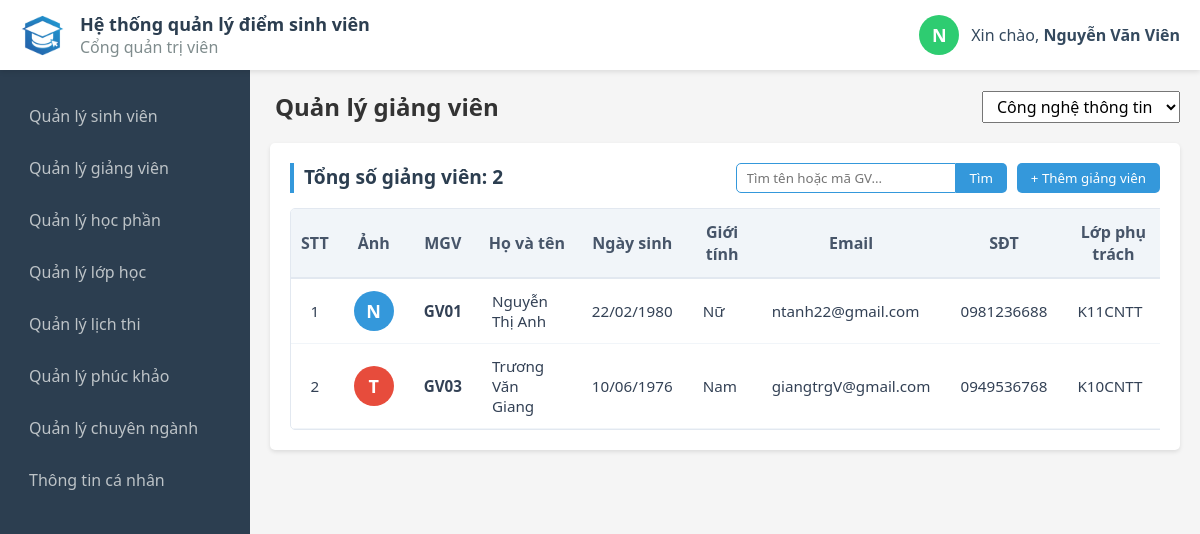
The page /admin/teacher.php?faculty=1 (signed in) on the database its author committed.
### tables this page shows
CREATE TABLE `profile` (
  `id` int(4) NOT NULL,
  `account_id` int(4) NOT NULL,
  `avatar` varchar(255) DEFAULT NULL,
  `first_name` varchar(10) NOT NULL,
  `last_name` varchar(20) NOT NULL,
  `dob` date NOT NULL,
  `gender` enum('Nam','Nữ','Khác') NOT NULL,
  `email` varchar(30) DEFAULT NULL,
  `phone` varchar(10) DEFAULT NULL,
  `address` varchar(50) DEFAULT NULL,
  `year` varchar(10) DEFAULT NULL,
  `academic_year` varchar(15) DEFAULT NULL,
  `faculty_id` int(11) DEFAULT NULL,
  `major_id` int(11) DEFAULT NULL
);

CREATE TABLE `account` (
  `id` int(4) NOT NULL,
  `code` varchar(5) NOT NULL,
  `username` varchar(20) NOT NULL,
  `password` varchar(255) NOT NULL,
  `password_hint` varchar(16) NOT NULL,
  `role` enum('admin','teacher','student') NOT NULL DEFAULT 'student'
);

### admin/teacher.php (the view, shortened to what this page needs)
<?php
require '../db_connection.php';
$search = isset($_GET['search']) ? mysqli_real_escape_string($conn, $_GET['search']) : '';
$faculty_id = isset($_GET['faculty']) ? mysqli_real_escape_string($conn, $_GET['faculty']) : '';
$sql_gv = "SELECT p.*,
               CONCAT_WS(' ', p.last_name, p.first_name) AS fullname,
               a.code, a.role
        FROM profile p
        INNER JOIN account a ON p.account_id = a.id
        WHERE a.role = 'teacher'";
if ($faculty_id !== '') {
    $sql_gv .= " AND p.faculty_id = '$faculty_id'";
}
$sql_gv .= " ORDER BY a.code ASC";
$result_gv = mysqli_query($conn, $sql_gv);
$total_teachers = mysqli_num_rows($result_gv);
$faculties_res = mysqli_query($conn, "SELECT * FROM faculties ORDER BY faculty_name ASC");
$faculties = [];
while($f = mysqli_fetch_assoc($faculties_res)) {
    $faculties[] = $f;
}
?>
<!DOCTYPE html>
<html lang="en">
<head>
    <link rel="stylesheet" href="../css/admin.css">
</head>
<body>
    <?php include 'header.php' ?>
    <main class="main-container">
        <div class="title-container">
            <h2>Quản lý giảng viên</h2>
            <div class="filter-group">
                <select id="faculty-select" onchange="filterByFaculty(this.value)">
                    <?php foreach($faculties as $f): ?> <option value="<?= $f['id'] ?>" <?= ($faculty_id == $f['id']) ? 'selected' : '' ?>>
                            <?= htmlspecialchars($f['faculty_name']) ?>
                        </option>
                    <?php endforeach; ?>
                </select>
            </div>
        </div>
        <div class="table-container">
            <div class="table-card">
                <div class="table-title">
                    <h3>Tổng số giảng viên: <span class="sv-count"><?= $total_teachers ?></span></h3>
                    <div class="table-btn">
                        <form action="" method="GET" class="search-form">
                            <input type="text" name="search" placeholder="Tìm tên hoặc mã GV..."
                                value="<?= htmlspecialchars($search) ?>">
                            <button type="submit" class="btn-search">Tìm</button>
                        </form>
                        <button class="btn-add" onclick="openAddModal()">+ Thêm giảng viên</button>
                    </div>
                </div>
                <div class="sv-table">
                    <table>
                        <thead>
                            <tr>
                                <th>STT</th>
                                <th>Ảnh</th>
                                <th>MGV</th>
                                <th>Họ và tên</th>
                                <th>Ngày sinh</th>
                                <th>Giới tính</th>
                                <th>Email</th>
                                <th>SĐT</th>
                                <th>Lớp phụ trách</th>
                            </tr>
                        </thead>
                        <tbody>
                            <?php
                                if ($total_teachers > 0):
                                    $stt = 1;
                                    while ($row = mysqli_fetch_assoc($result_gv)):
                            ?>
                                <tr>
                                    <td style="text-align: center;"><?= $stt++ ?></td>
                                    <td>
                                        <?php
                                            $display_name = !empty($row['fullname']) ? $row['fullname'] : ($row['code'] ?? 'S');
                                            $first_letter = mb_strtoupper(mb_substr($display_name, 0, 1, 'UTF-8'), 'UTF-8');
                                            $palette = ['#1abc9c', '#2ecc71', '#3498db', '#9b59b6', '#f1c40f', '#e67e22', '#e74c3c', '#34495e'];
                                            $color_index = $row['account_id'] % count($palette);
                                            $bg_color = $palette[$color_index];
                                            $avatar_url = "../uploads/" . $row['avatar'];
                                            $has_avatar = !empty($row['avatar']) && file_exists($avatar_url);
                                        ?>
                                        <div class="avatar-circle" style="background-color: <?= $bg_color ?>;">
                                            <?php if ($has_avatar): ?>
                                                <img src="<?= $avatar_url ?>" style="width: 100%; height: 100%; object-fit: cover;">
                                            <?php else: ?>
                                                <span><?= $first_letter ?></span>
                                            <?php endif; ?>
                                        </div>
                                    </td>
                                    <td><strong><?= htmlspecialchars($row['code']) ?></strong></td>
                                    <td><?= htmlspecialchars($row['fullname']) ?></td>
                                    <td><?= !empty($row['dob']) ? date('d/m/Y', strtotime($row['dob'])) : '---' ?></td>
                                    <td>
                                        <?php
                                            if($row['gender'] == 'Nam') echo 'Nam';
                                            elseif($row['gender'] == 'Nữ') echo 'Nữ';
                                            else echo 'Khác';
                                        ?>
                                    </td>
                                    <td><?= htmlspecialchars($row['email']) ?></td>
                                    <td><?= htmlspecialchars($row['phone']) ?></td>
                                    <td><?= htmlspecialchars($row['year']) ?></td>
                                </tr>
                            <?php
                                endwhile;
                            endif; ?>
                        </tbody>
                    </table>
                </div>
            </div>
        </div>
    </main>
</body>
</html>

### admin/header.php (shortened to what this page needs)
<?php
require '../db_connection.php';
$user_id  = $_SESSION['id'] ?? 0;
$username = $_SESSION['username'] ?? 'user';
$full_name = "Chưa cập nhật";
$avatar_from_db = "";
if ($user_id > 0) {
    $sql = "SELECT p.first_name, p.last_name, p.avatar
            FROM account a
            LEFT JOIN profile p ON a.id = p.account_id
            WHERE a.id = ?";
    $stmt = $conn->prepare($sql);
    $stmt->bind_param("i", $user_id);
    $stmt->execute();
    $result = $stmt->get_result();
    if ($row = $result->fetch_assoc()) {
        $fname = trim($row['first_name'] ?? '');
        $lname = trim($row['last_name'] ?? '');
        if ($fname !== '' || $lname !== '') {
            $full_name = trim($lname . ' ' . $fname);
        }
    }
}
$first_letter = mb_strtoupper(mb_substr($full_name !== "Chưa cập nhật" ? $full_name : $username, 0, 1, 'UTF-8'), 'UTF-8');
$palette = ['#1abc9c', '#2ecc71', '#3498db', '#9b59b6', '#f1c40f', '#e67e22', '#e74c3c', '#34495e'];
$color_index = $user_id % count($palette);
$bg_color = $palette[$color_index];
?>
<!DOCTYPE html>
<html lang="en">
<head>
    <link rel="stylesheet" href="https://cdnjs.cloudflare.com/ajax/libs/font-awesome/6.5.2/css/all.min.css" />
    <link rel="stylesheet" href="../css/header.css">
</head>
<body>
    <div class="header">
        <div class="left-container">
            <img src="../images/logo.png" alt="" class="logo">
            <div class="content">
                <h1>Hệ thống quản lý điểm sinh viên</h1>
                <p>Cổng quản trị viên</p>
            </div>
        </div>
        <div class="right-container">
            <div class="user-profile">
                <div class="avatar-circle" style="background-color: <?php echo $bg_color; ?>;">
                    <?php if (!empty($avatar_from_db) && file_exists($avatar_from_db)): ?>
                        <img src="<?php echo $avatar_from_db; ?>" alt="User Avatar">
                    <?php else: ?>
                        <span><?php echo $first_letter; ?></span>
                    <?php endif; ?>
                </div>
                <p class="greeting-text">
                    Xin chào, <strong><?php echo htmlspecialchars($full_name); ?></strong>
                </p>
            </div>
        </div>
    </div>
    <div class="sidebar">
        <ul>
            <li><a href="../admin/student.php">Quản lý sinh viên</a></li>
            <li><a href="../admin/teacher.php">Quản lý giảng viên</a></li>
            <li><a href="../admin/course.php">Quản lý học phần</a></li>
            <li><a href="../admin/class.php">Quản lý lớp học</a></li>
            <li><a href="../admin/calendar.php">Quản lý lịch thi</a></li>
            <li><a href="../admin/grade.php">Quản lý phúc khảo</a></li>
            <li><a href="../admin/major.php">Quản lý chuyên ngành</a></li>
            <li><a href="../admin/profile.php">Thông tin cá nhân</a></li>
        </ul>
    </div>
</body>
</html>

### css/admin.css (style rules this page uses)
* { margin: 0; padding: 0; box-sizing: border-box; font-family: 'Segoe UI', Tahoma, Geneva, Verdana, sans-serif; }
.main-container { width: calc(100% - 250px); margin-left: 250px; min-height: 100vh; background-color: #f5f5f5; padding: 70px 0 30px 0; }
.avatar-circle { width: 40px; height: 40px; border-radius: 50%; display: flex; align-items: center; justify-content: center; color: white; font-weight: bold; overflow: hidden; text-transform: uppercase; }
.title-container { display: flex; margin: 20px 20px 0 25px; justify-content: space-between; align-items: center; }
#faculty-select { padding: 3px 10px; font-size: 16px; }
.title-container h2 { font-size: 24px; color: #333333; }
.table-container { padding: 20px 20px 0 20px; }
.table-card { box-sizing: border-box; background-color: #ffffff; padding: 20px; box-shadow: 0 2px 4px rgba(0, 0, 0, 0.1); border-radius: 5px; margin-bottom: 25px; }
.table-title { display: flex; flex-direction: row; justify-content: space-between; }
.table-title h3 { margin-top: 0; color: #2c3e50; font-size: 1.2rem; border-left: 4px solid #3498db; padding-left: 10px; }
.table-btn { display: flex; flex-direction: row; gap: 10px; }
.search-form { gap: 0 !important; display: flex; justify-content: flex-end; }
.search-form input { padding: 4px 10px; border: 1.5px solid #3498db; border-radius: 5px 0 0 5px; }
.btn-search { background: #3498db; color: #ffffff; border: none; font-weight: 500; padding: 6px 14px; border-radius: 0 5px 5px 0; cursor: pointer; }
.btn-add { background: #3498db; color: #ffffff; border: none; font-weight: 500; padding: 6px 14px; border-radius: 5px; cursor: pointer; }
.sv-table { width: 100%; overflow-x: auto; -webkit-overflow-scrolling: touch; }
table { width: 100%; min-width: 1000px; border-collapse: separate; border-spacing: 0; margin-top: 15px; border: 1px solid #e2e8f0; border-radius: 5px; overflow: hidden; }
table thead th { background-color: #f1f5f9; color: #475569; font-weight: 600; text-align: center; padding: 12px 10px; border-bottom: 2px solid #e2e8f0; }
table tbody td { padding: 12px 15px; border-bottom: 1px solid #f1f5f9; color: #334155; font-size: 0.95rem; }

### css/header.css (style rules this page uses)
.header { height: 70px; background-color: #ffffff; display: flex; justify-content: space-between; align-items: center; padding: 0 20px; box-shadow: 0 2px 5px rgba(0,0,0,0.1); position: fixed; top: 0; width: 100%; z-index: 1000; }
.left-container { display: flex; align-items: center; gap: 15px; }
.left-container .logo { width: 45px; height: 45px; }
.left-container h1 { font-size: 18px; color: #2c3e50; }
.left-container p { font-size: 16px; color: #7f8c8d; }
.user-profile { display: flex; align-items: center; gap: 12px; }
.avatar-circle { width: 40px; height: 40px; border-radius: 50%; display: flex; justify-content: center; align-items: center; color: white; font-weight: bold; font-size: 18px; overflow: hidden; cursor: pointer; }
.greeting-text { font-size: 16px; color: #34495e; }
.right-container { display: flex; flex-direction: row; gap: 20px; }
.sidebar { width: 250px; height: calc(100vh - 70px); background-color: #2c3e50; position: fixed; top: 70px; left: 0; padding-top: 20px; }
.sidebar ul { list-style: none; }
.sidebar ul li { padding: 0; }
.sidebar ul li a { display: block; color: #bdc3c7; padding: 15px 25px; text-decoration: none; transition: all 0.3s; font-size: 16px; border-left: 4px solid transparent; }

### rows shown on the page
profile: first_letter "N", full_name "Nguyễn Văn Viên"
profile: first_letter "N", account.code "GV01", fullname "Nguyễn Thị Anh", dob "22/02/1980", gender "Nữ", email "ntanh22@gmail.com", phone "0981236688", year "K11CNTT"
profile: first_letter "T", account.code "GV03", fullname "Trương Văn Giang", dob "10/06/1976", gender "Nam", email "giangtrgV@gmail.com", phone "0949536768", year "K10CNTT"

### other values the page prints
$total_teachers "2"
form field value "Công nghệ thông tin"
